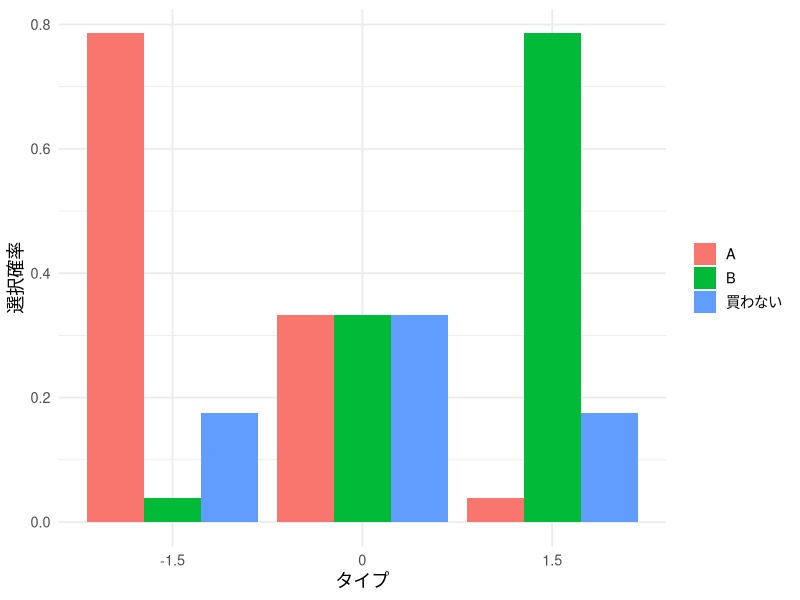
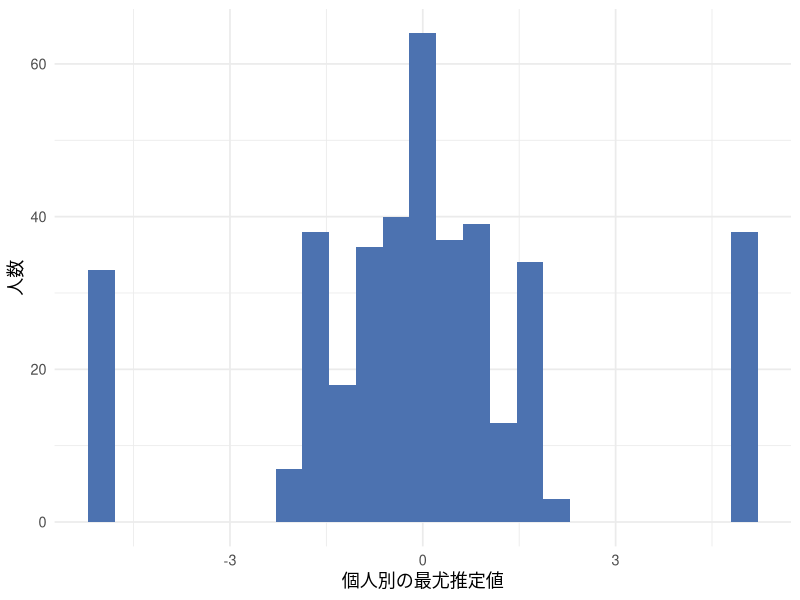
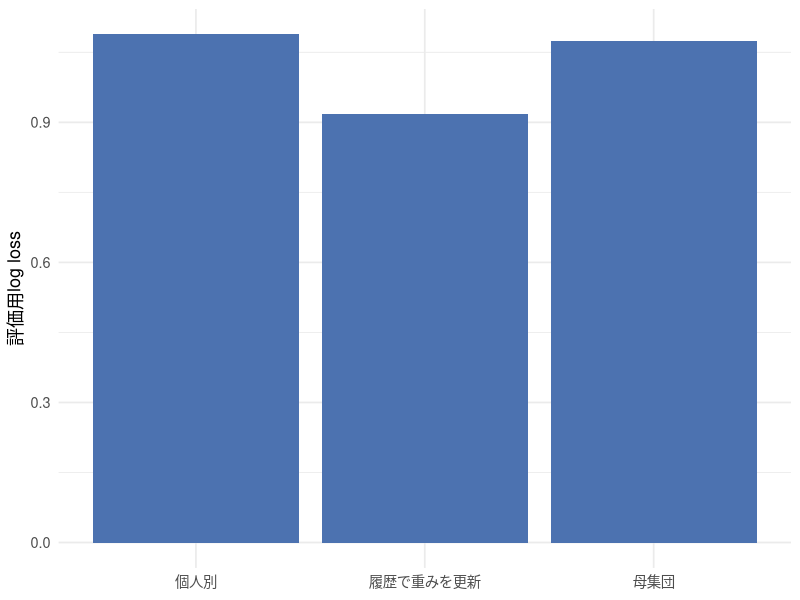

The R script that drew these images, in order:
## ---- chunk 1
#| include: false
library(ggplot2)
library(dplyr)
library(knitr)

set.seed(202606)

theme_lecture <- function() {
  fam <- if (Sys.info()[["sysname"]] == "Darwin") "Hiragino Sans" else ""
  theme_minimal(base_size = 13, base_family = fam)
}
theme_set(theme_lecture())
knitr::opts_chunk$set(fig.align = "center", dpi = 144)
options(scipen = 8)
## ---- chunk 2
#| include: false
set.seed(202606)
theta_grid <- c(-1.5, 0, 1.5)
pi_true <- c(.25, .5, .25)
N <- 400; T_train <- 16; T_test <- 20
choice_prob <- function(theta, pA, pB, beta0 = 1.5, alpha = 1) {
  va <- beta0 - theta - alpha * pA
  vb <- beta0 + theta - alpha * pB
  mx <- pmax(0, va, vb)
  ev <- cbind(exp(-mx), exp(va - mx), exp(vb - mx))
  ev / rowSums(ev)
}
sim_panel <- function(n, nt, types, theta_grid, beta0 = 1.5, alpha = 1) {
  id <- rep(seq_len(n), each = nt)
  pA <- runif(n * nt, 1, 2.5); pB <- runif(n * nt, 1, 2.5)
  prob <- choice_prob(theta_grid[types[id]], pA, pB, beta0, alpha)
  u <- runif(n * nt)
  y <- as.integer(u > prob[, 1]) + as.integer(u > prob[, 1] + prob[, 2])
  data.frame(id, occasion = rep(seq_len(nt), n), pA, pB, y)
}
type_true <- sample(1:3, N, replace = TRUE, prob = pi_true)
train_all <- sim_panel(N, T_train, type_true, theta_grid)
test <- sim_panel(N, T_test, type_true, theta_grid)
panel_loglik <- function(dat, grid = theta_grid) {
  sapply(grid, function(th) {
    pr <- choice_prob(th, dat$pA, dat$pB)
    drop(rowsum(log(pr[cbind(seq_len(nrow(dat)), dat$y + 1)]), dat$id))
  })
}
fit_mixture <- function(ell) {
  softmax <- function(a) { z <- c(a, 0); z <- exp(z - max(z)); z / sum(z) }
  rowmax <- apply(ell, 1, max); e <- exp(ell - rowmax)
  loss <- function(a) -sum(rowmax + log(drop(e %*% softmax(a))))
  op <- optim(c(0, 0), loss, method = 'BFGS')
  if(op$convergence != 0) stop('mixture fit did not converge')
  pi <- softmax(op$par)
  ww <- sweep(e, 2, pi, '*'); ww <- ww / rowSums(ww)
  list(pi = pi, weights = ww, Q = op$value)
}
no_pool <- function(dat) {
  sapply(split(dat, dat$id), function(di) {
    loss <- function(th) {
      pr <- choice_prob(th, di$pA, di$pB)
      -sum(log(pr[cbind(seq_len(nrow(di)), di$y + 1)]))
    }
    optimize(loss, c(-5, 5))$minimum
  })
}
predict_mix <- function(dat, weights, grid = theta_grid) {
  out <- matrix(0, nrow(dat), 3)
  for(k in seq_along(grid)) {
    out <- out + weights[dat$id, k] * choice_prob(grid[k], dat$pA, dat$pB)
  }
  out
}
score_prob <- function(prob, dat) {
  loss <- -log(pmax(prob[cbind(seq_len(nrow(dat)), dat$y + 1)], 1e-12))
  drop(rowsum(loss, dat$id)) / as.numeric(table(dat$id))
}

train <- subset(train_all, occasion <= 4)
fit <- fit_mixture(panel_loglik(train))
np <- no_pool(train)
## ---- chunk 3
pr <- choice_prob(theta_grid, 1.5, 1.5)
plot_pr <- data.frame(type = rep(theta_grid, each = 3), choice = rep(c("買わない", "A", "B"), 3), probability = as.vector(t(pr)))
ggplot(plot_pr, aes(factor(type), probability, fill = choice)) + geom_col(position = "dodge") + labs(x = "タイプ", y = "選択確率", fill = NULL)
## ---- chunk 4
kable(data.frame(type = theta_grid, truth = pi_true, estimate = fit$pi), digits = 3)
## ---- chunk 5
i <- 1
kable(train[train$id == i, ])
kable(data.frame(type = theta_grid, population = fit$pi, history = fit$weights[i, ]), digits = 3)
## ---- chunk 6
ggplot(data.frame(estimate = np), aes(estimate)) + geom_histogram(bins = 25, fill = "#4C72B0") + labs(x = "個人別の最尤推定値", y = "人数")
## ---- chunk 7
preds <- list("母集団" = predict_mix(test, matrix(fit$pi, N, 3, byrow = TRUE)), "個人別" = choice_prob(np[test$id], test$pA, test$pB), "履歴で重みを更新" = predict_mix(test, fit$weights))
result <- data.frame(method = names(preds), loss = sapply(preds, function(p) mean(score_prob(p, test))))
ggplot(result, aes(method, loss)) + geom_col(fill = "#4C72B0") + labs(x = NULL, y = "評価用log loss")
